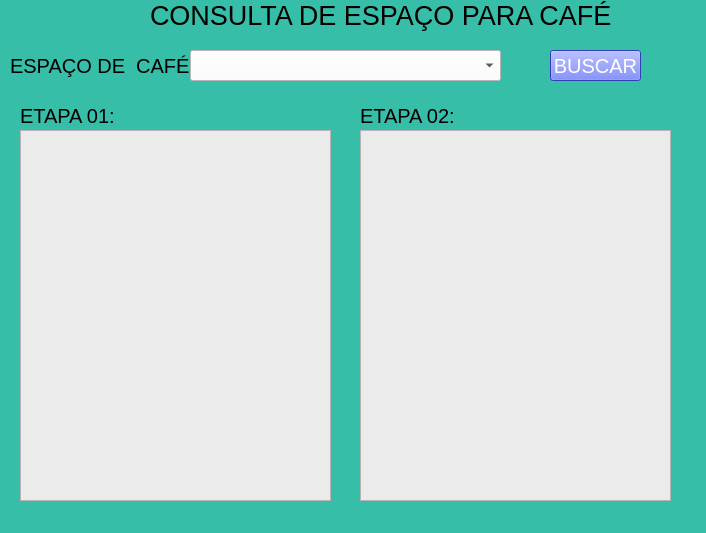
<?xml version="1.0" encoding="UTF-8"?>
<ui version="4.0">
 <class>MainWindow</class>
 <widget class="QMainWindow" name="MainWindow">
  <property name="geometry">
   <rect>
    <x>0</x>
    <y>0</y>
    <width>706</width>
    <height>533</height>
   </rect>
  </property>
  <property name="windowTitle">
   <string>MainWindow</string>
  </property>
  <property name="styleSheet">
   <string notr="true">background-color: rgb(55, 190, 168);</string>
  </property>
  <widget class="QWidget" name="centralwidget">
   <widget class="QLabel" name="label">
    <property name="geometry">
     <rect>
      <x>150</x>
      <y>-10</y>
      <width>461</width>
      <height>51</height>
     </rect>
    </property>
    <property name="font">
     <font>
      <pointsize>20</pointsize>
     </font>
    </property>
    <property name="text">
     <string>CONSULTA DE ESPAÇO PARA CAFÉ</string>
    </property>
   </widget>
   <widget class="QPushButton" name="pushButton">
    <property name="geometry">
     <rect>
      <x>550</x>
      <y>50</y>
      <width>91</width>
      <height>31</height>
     </rect>
    </property>
    <property name="font">
     <font>
      <pointsize>15</pointsize>
     </font>
    </property>
    <property name="styleSheet">
     <string notr="true">background-color: rgb(69, 87, 255);
color: rgb(255, 255, 255);</string>
    </property>
    <property name="text">
     <string>BUSCAR</string>
    </property>
   </widget>
   <widget class="QLabel" name="label_2">
    <property name="geometry">
     <rect>
      <x>10</x>
      <y>40</y>
      <width>181</width>
      <height>51</height>
     </rect>
    </property>
    <property name="font">
     <font>
      <pointsize>15</pointsize>
     </font>
    </property>
    <property name="text">
     <string>ESPAÇO DE  CAFÉ:</string>
    </property>
   </widget>
   <widget class="QComboBox" name="comboBox">
    <property name="geometry">
     <rect>
      <x>190</x>
      <y>50</y>
      <width>311</width>
      <height>31</height>
     </rect>
    </property>
    <property name="font">
     <font>
      <pointsize>15</pointsize>
     </font>
    </property>
    <property name="styleSheet">
     <string notr="true">background-color: rgb(255, 255, 255);</string>
    </property>
   </widget>
   <widget class="QTableWidget" name="tableWidget_2">
    <property name="geometry">
     <rect>
      <x>360</x>
      <y>130</y>
      <width>311</width>
      <height>371</height>
     </rect>
    </property>
    <property name="font">
     <font>
      <pointsize>12</pointsize>
     </font>
    </property>
    <property name="styleSheet">
     <string notr="true">background-color: rgb(235, 235, 235);</string>
    </property>
   </widget>
   <widget class="QTableWidget" name="tableWidget">
    <property name="geometry">
     <rect>
      <x>20</x>
      <y>130</y>
      <width>311</width>
      <height>371</height>
     </rect>
    </property>
    <property name="font">
     <font>
      <pointsize>12</pointsize>
     </font>
    </property>
    <property name="styleSheet">
     <string notr="true">background-color: rgb(235, 235, 235);</string>
    </property>
   </widget>
   <widget class="QLabel" name="label_4">
    <property name="geometry">
     <rect>
      <x>360</x>
      <y>90</y>
      <width>101</width>
      <height>51</height>
     </rect>
    </property>
    <property name="font">
     <font>
      <pointsize>15</pointsize>
     </font>
    </property>
    <property name="text">
     <string>ETAPA 02:</string>
    </property>
   </widget>
   <widget class="QLabel" name="label_3">
    <property name="geometry">
     <rect>
      <x>20</x>
      <y>90</y>
      <width>101</width>
      <height>51</height>
     </rect>
    </property>
    <property name="font">
     <font>
      <pointsize>15</pointsize>
     </font>
    </property>
    <property name="text">
     <string>ETAPA 01:</string>
    </property>
   </widget>
   <zorder>label_4</zorder>
   <zorder>label_3</zorder>
   <zorder>label</zorder>
   <zorder>pushButton</zorder>
   <zorder>label_2</zorder>
   <zorder>comboBox</zorder>
   <zorder>tableWidget_2</zorder>
   <zorder>tableWidget</zorder>
  </widget>
  <widget class="QMenuBar" name="menubar">
   <property name="geometry">
    <rect>
     <x>0</x>
     <y>0</y>
     <width>706</width>
     <height>21</height>
    </rect>
   </property>
  </widget>
  <widget class="QStatusBar" name="statusbar"/>
 </widget>
 <resources/>
 <connections/>
</ui>
